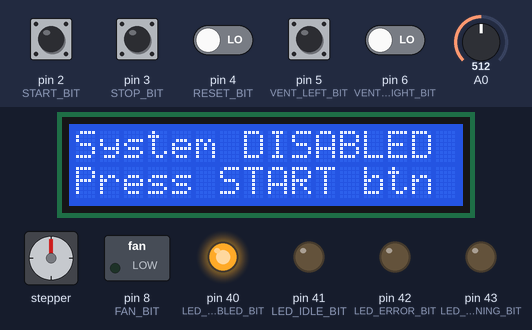
A sketch run on a simulated Arduino Mega 2560, built with avr-gcc and run on an emulated ATmega2560. Parts: 16×2 character LCD, stepper motor, switched loads named in the sketch (green lamp = pin HIGH), output pins drawn as LEDs (lit = HIGH). The test bench sets the inputs (shaded band); at power-on: pin 2 (START_BIT), pin 3 (STOP_BIT), pin 4 (RESET_BIT), pin 5 (VENT_LEFT_BIT), pin 6 (VENT_RIGHT_BIT) LOW, A0 = 512. The local clock reads 2024-03-15 10:24:30 at power-on unless the sketch sets it; stepper angles assume 2048 steps per turn; what the sketch prints to the serial monitor is not drawn.

Above: at 1.7 s.
1.8 s: pin 2 (START_BIT) pulled HIGH for 0.15 s
At 2.4 s:
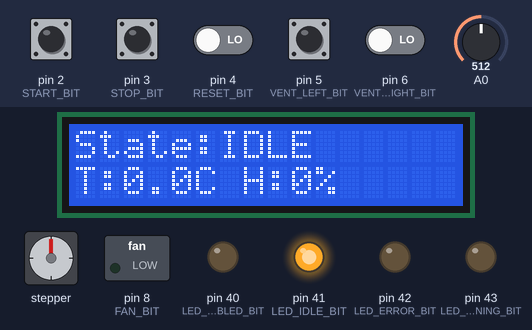
3.4 s: A0 set to 315
4.9 s: A0 set to 291
At 5.9 s:
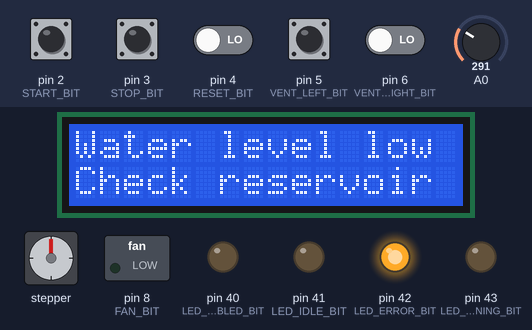
6.4 s: pin 5 (VENT_LEFT_BIT) pulled HIGH for 1 s
At 8.2 s:
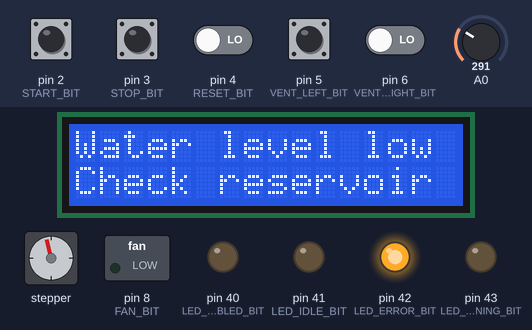
8.9 s: pin 3 (STOP_BIT) pulled HIGH for 0.15 s
At 10.1 s:
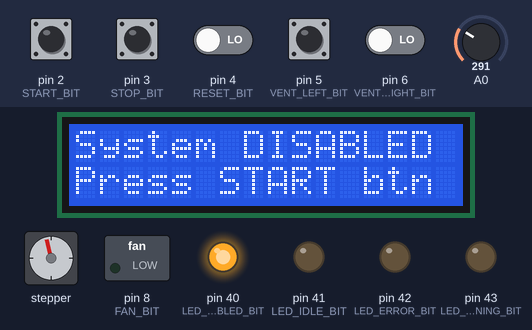
10.5 s: pin 2 (START_BIT) pulled HIGH for 1 s
At 11.5 s:
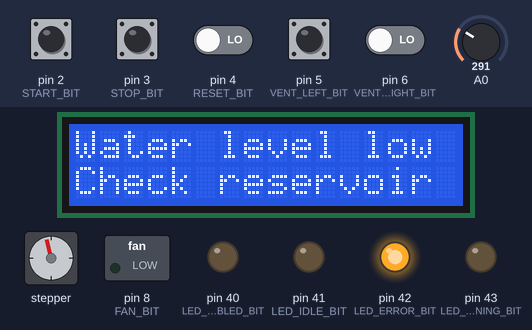
Timing chart, 0 to 13.5 s (numbered marks = the images above; inputs shaded):
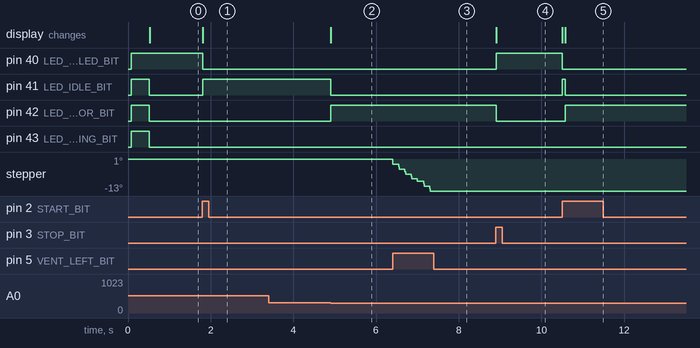

The sketch:

Final_Project_WORKING.ino
```cpp
//CPE Final Project
//SOLO Group
//Brandon Lafferty

#include <avr/io.h>
#include <avr/interrupt.h>
#include <stdio.h>
#include <LiquidCrystal.h>
#include <DHT.h>
#include <RTClib.h>
#include <Stepper.h>

// Component and Pin Definitions
// DHT11
#define DHTPIN   22
#define DHTTYPE  DHT11

// ADC channel for water sensor (ADC0 = PF0)
#define WATER_ADC_CHANNEL 0

// Fan on D8 = PH5
#define FAN_DDR   DDRH
#define FAN_PORT  PORTH
#define FAN_BIT   PH5

// System Buttons:
// Start: D2 = PE4
#define START_PINREG   PINE
#define START_BIT      PE4
#define START_DDR      DDRE

// Stop: D3 = PE5
#define STOP_PINREG    PINE
#define STOP_BIT       PE5
#define STOP_DDR       DDRE

// Reset: D4 = PG5
#define RESET_PINREG   PING
#define RESET_BIT      PG5
#define RESET_DDR      DDRG

// Vent Buttons:
// Left: D5 = PE3
#define VENT_LEFT_PINREG   PINE
#define VENT_LEFT_BIT      PE3
#define VENT_LEFT_DDR      DDRE
// Right: D6 = PH3
#define VENT_RIGHT_PINREG  PINH
#define VENT_RIGHT_BIT     PH3
#define VENT_RIGHT_DDR     DDRH

// LEDs:
// Yellow D40 = PG1
#define LED_DISABLED_DDR   DDRG
#define LED_DISABLED_PORT  PORTG
#define LED_DISABLED_BIT   PG1

// Green D41 = PG0
#define LED_IDLE_DDR       DDRG
#define LED_IDLE_PORT      PORTG
#define LED_IDLE_BIT       PG0

// Red D42 = PL7
#define LED_ERROR_DDR      DDRL
#define LED_ERROR_PORT     PORTL
#define LED_ERROR_BIT      PL7

// Blue D43 = PL6
#define LED_RUNNING_DDR    DDRL
#define LED_RUNNING_PORT   PORTL
#define LED_RUNNING_BIT    PL6

// LCD
const int LCD_RS = 30;
const int LCD_E  = 31;
const int LCD_D4 = 32;
const int LCD_D5 = 33;
const int LCD_D6 = 34;
const int LCD_D7 = 35;

// Stepper Motor
const int STEPS_PER_REV = 2048;
const int STEPPER_IN1 = 50;
const int STEPPER_IN2 = 51;
const int STEPPER_IN3 = 52;
const int STEPPER_IN4 = 53;

// Constants
const float TEMP_THRESHOLD_C = 24.3;
const int   WATER_THRESHOLD  = 300;
const unsigned long SENSOR_UPDATE_MS = 60000UL;
const int   VENT_STEP_SIZE   = 10;
const unsigned long VENT_STEP_INTERVAL_MS = 150;

//  Helper macros
#define SET_BIT(reg, bit)    ((reg) |= (1 << (bit)))
#define CLR_BIT(reg, bit)    ((reg) &= ~(1 << (bit)))
#define READ_BIT(pinreg, bit) ((pinreg) & (1 << (bit)))

//  Global states
enum State {
  DISABLED,
  IDLE,
  RUNNING,
  ERROR_STATE
};

volatile bool startRequested = false;
State currentState = DISABLED;

float lastTempC = 0.0f;
float lastHumidity = 0.0f;
unsigned long lastSensorUpdate = 0;

int ventPositionSteps = 0;
unsigned long lastVentStepTime = 0;

// Library objects
LiquidCrystal lcd(LCD_RS, LCD_E, LCD_D4, LCD_D5, LCD_D6, LCD_D7);
DHT dht(DHTPIN, DHTTYPE);
RTC_DS3231 rtc;
Stepper ventStepper(STEPS_PER_REV, STEPPER_IN1, STEPPER_IN3, STEPPER_IN2, STEPPER_IN4);

// UART0
#ifndef F_CPU
#define F_CPU 16000000UL
#endif

void uart0_init(uint32_t baud) {
  uint16_t ubrr = (F_CPU / 16 / baud) - 1;
  UBRR0H = (uint8_t)(ubrr >> 8);
  UBRR0L = (uint8_t)ubrr;
  UCSR0B = (1 << TXEN0);
  UCSR0C = (1 << UCSZ01) | (1 << UCSZ00);
}

void uart0_putc(char c) {
  while (!(UCSR0A & (1 << UDRE0))) {
  }
  UDR0 = c;
}

void uart0_print(const char *s) {
  while (*s) {
    uart0_putc(*s++);
  }
}

void uart0_println(const char *s) {
  uart0_print(s);
  uart0_print("\r\n");
}

// ADC (water level)
void adc_init() {
  ADMUX = (1 << REFS0);
  ADCSRA = (1 << ADEN) | (1 << ADPS2) | (1 << ADPS1);
}

uint16_t adc_read(uint8_t channel) {
  ADMUX = (ADMUX & 0xF0) | (channel & 0x0F);
  ADCSRA |= (1 << ADSC);
  while (ADCSRA & (1 << ADSC)) {
  }
  return ADC;
}

bool isWaterLow() {
  uint16_t value = adc_read(WATER_ADC_CHANNEL);
  return value < WATER_THRESHOLD;
}

// Fan, LEDs, buttons
void fanOn() {
  SET_BIT(FAN_PORT, FAN_BIT);
}

void fanOff() {
  CLR_BIT(FAN_PORT, FAN_BIT);
}

void updateLEDs() {
  CLR_BIT(LED_DISABLED_PORT, LED_DISABLED_BIT);
  CLR_BIT(LED_IDLE_PORT,     LED_IDLE_BIT);
  CLR_BIT(LED_ERROR_PORT,    LED_ERROR_BIT);
  CLR_BIT(LED_RUNNING_PORT,  LED_RUNNING_BIT);

  switch (currentState) {
    case DISABLED:
      SET_BIT(LED_DISABLED_PORT, LED_DISABLED_BIT);
      break;
    case IDLE:
      SET_BIT(LED_IDLE_PORT, LED_IDLE_BIT);
      break;
    case RUNNING:
      SET_BIT(LED_RUNNING_PORT, LED_RUNNING_BIT);
      break;
    case ERROR_STATE:
      SET_BIT(LED_ERROR_PORT, LED_ERROR_BIT);
      break;
  }
}

bool startButtonPressed() {
  return READ_BIT(START_PINREG, START_BIT);
}
bool stopButtonPressed() {
  return READ_BIT(STOP_PINREG, STOP_BIT);
}
bool resetButtonPressed() {
  return READ_BIT(RESET_PINREG, RESET_BIT);
}
bool ventLeftPressed() {
  return READ_BIT(VENT_LEFT_PINREG, VENT_LEFT_BIT);
}
bool ventRightPressed() {
  return READ_BIT(VENT_RIGHT_PINREG, VENT_RIGHT_BIT);
}

// Event Logging
void logEvent(const char *msg) {
  DateTime now = rtc.now();
  char line[96];
  snprintf(line, sizeof(line),
           "%04u/%02u/%02u %02u:%02u:%02u - %s",
           now.year(), now.month(), now.day(),
           now.hour(), now.minute(), now.second(),
           msg);
  uart0_println(line);
}

void logVentPosition() {
  char buf[64];
  snprintf(buf, sizeof(buf), "Vent position steps: %d", ventPositionSteps);
  logEvent(buf);
}

// LCD helpers

void showStatusLine() {
  lcd.setCursor(0, 0);
  switch (currentState) {
    case DISABLED:   lcd.print("State:DISABLED "); break;
    case IDLE:       lcd.print("State:IDLE     "); break;
    case RUNNING:    lcd.print("State:RUNNING  "); break;
    case ERROR_STATE:lcd.print("State:ERROR    "); break;
  }
}

void showTempHumLine() {
  lcd.setCursor(0, 1);
  for (int i = 0; i < 16; i++) lcd.print(' ');
  lcd.setCursor(0, 1);

  lcd.print("T:");
  lcd.print(lastTempC, 1);
  lcd.print("C H:");
  lcd.print(lastHumidity, 0);
  lcd.print("%");
}

void showErrorLCD() {
  lcd.clear();
  lcd.setCursor(0, 0);
  lcd.print("Water level low");
  lcd.setCursor(0, 1);
  lcd.print("Check reservoir ");
}

// State control
void setState(State newState, const char *reason) {
  currentState = newState;

  switch (currentState) {
    case DISABLED:
      fanOff();
      lcd.clear();
      lcd.setCursor(0, 0);
      lcd.print("System DISABLED");
      lcd.setCursor(0, 1);
      lcd.print("Press START btn ");
      break;

    case IDLE:
      fanOff();
      lcd.clear();
      showStatusLine();
      showTempHumLine();
      break;

    case RUNNING:
      fanOn();
      lcd.clear();
      showStatusLine();
      showTempHumLine();
      break;

    case ERROR_STATE:
      fanOff();
      showErrorLCD();
      break;
  }

  updateLEDs();

  char buf[80];
  snprintf(buf, sizeof(buf), "State changed to %d (%s)", currentState, reason);
  logEvent(buf);
}

//ISR for START button
void START_BUTTON_ISR() {
  startRequested = true;
}

// Vent Control
void UPDATE_VENT_CONTROL() {
  if (currentState == DISABLED) return;

  unsigned long now = millis();
  if (now - lastVentStepTime < VENT_STEP_INTERVAL_MS) return;

  int steps = 0;
  bool left = ventLeftPressed();
  bool right = ventRightPressed();

  if (left && !right) {
    steps = -VENT_STEP_SIZE;
  } else if (right && !left) {
    steps = VENT_STEP_SIZE;
  }

  if (steps != 0) {
    ventStepper.step(steps);
    ventPositionSteps += steps;
    lastVentStepTime = now;
    logVentPosition();
  }
}

//Sensor update
void READ_SENSORS_AND_UPDATE_LCD() {
  if (currentState == DISABLED)
    return;

  unsigned long now = millis();

  if (now - lastSensorUpdate < SENSOR_UPDATE_MS)
    return;

  lastSensorUpdate = now;
  float h = dht.readHumidity();
  float t = dht.readTemperature();

  if (isnan(h) || isnan(t)) {
    uart0_println("DHT read error");
    return;
  }

  lastHumidity = h;
  lastTempC = t;

  if (currentState == ERROR_STATE) {
    lcd.setCursor(0, 1);
  } else {
    lcd.clear();
    showStatusLine();
    lcd.setCursor(0, 1);
  }
  showTempHumLine();

  //Log the reading with RTC time
char logbuf[80];
int t10 = (int)(lastTempC * 10);
int h10 = (int)(lastHumidity * 10);

snprintf(logbuf, sizeof(logbuf),
         "Sensor: T=%d.%dC H=%d.%d%%",
         t10 / 10, abs(t10 % 10),
         h10 / 10, abs(h10 % 10));

logEvent(logbuf);
}

void setup() {
  SET_BIT(FAN_DDR, FAN_BIT);

  // Buttons as inputs
  CLR_BIT(START_DDR, START_BIT);
  CLR_BIT(STOP_DDR,  STOP_BIT);
  CLR_BIT(RESET_DDR, RESET_BIT);
  CLR_BIT(VENT_LEFT_DDR,  VENT_LEFT_BIT);
  CLR_BIT(VENT_RIGHT_DDR, VENT_RIGHT_BIT);

  // LEDs
  SET_BIT(LED_DISABLED_DDR, LED_DISABLED_BIT);
  SET_BIT(LED_IDLE_DDR,     LED_IDLE_BIT);
  SET_BIT(LED_ERROR_DDR,    LED_ERROR_BIT);
  SET_BIT(LED_RUNNING_DDR,  LED_RUNNING_BIT);

  // ADC and UART
  adc_init();
  uart0_init(9600);
  uart0_println("Booting cooler...");

  // Libraries
  lcd.begin(16, 2);
  dht.begin();

  if (!rtc.begin()) {
    uart0_println("RTC not found!");
  } else if (rtc.lostPower()) {
    rtc.adjust(DateTime(F(__DATE__), F(__TIME__)));
    logEvent("RTC adjusted to compile time");
  }

  ventStepper.setSpeed(10);

// LED test
SET_BIT(LED_DISABLED_PORT, LED_DISABLED_BIT);
SET_BIT(LED_IDLE_PORT,     LED_IDLE_BIT);
SET_BIT(LED_ERROR_PORT,    LED_ERROR_BIT);
SET_BIT(LED_RUNNING_PORT,  LED_RUNNING_BIT);
for (volatile uint32_t i = 0; i < 200000; ++i) { }
CLR_BIT(LED_DISABLED_PORT, LED_DISABLED_BIT);
CLR_BIT(LED_IDLE_PORT,    LED_IDLE_BIT);
CLR_BIT(LED_ERROR_PORT,   LED_ERROR_BIT);
CLR_BIT(LED_RUNNING_PORT,  LED_RUNNING_BIT);

attachInterrupt(digitalPinToInterrupt(2), START_BUTTON_ISR, RISING);
setState(DISABLED, "Power-up");
}

void loop() {
  if (startRequested) {
    cli();
    bool doStart = startRequested;
    startRequested = false;
    sei();

    if (doStart && currentState == DISABLED) {
      setState(IDLE, "Start button");
    }
  }

  if (currentState != DISABLED && stopButtonPressed()) {
    setState(DISABLED, "Stop button");
  }

  if (currentState == ERROR_STATE && resetButtonPressed()) {
    if (!isWaterLow()) {
      setState(IDLE, "Reset, water OK");
    } else {
      logEvent("Reset pressed but water still low");
    }
  }

  READ_SENSORS_AND_UPDATE_LCD();
  UPDATE_VENT_CONTROL();

  switch (currentState) {
    case IDLE:
      if (isWaterLow()) {
        setState(ERROR_STATE, "Water low in IDLE");
      } else if (lastTempC >= TEMP_THRESHOLD_C) {
        setState(RUNNING, "Temp above threshold");
      }
      break;

    case RUNNING:
      if (isWaterLow()) {
        setState(ERROR_STATE, "Water low in RUNNING");
      } else if (lastTempC < TEMP_THRESHOLD_C) {
        setState(IDLE, "Temp below threshold");
      }
      break;

    case DISABLED:
    case ERROR_STATE:
      break;
  }
}
```

Measured:
- the behaviour switches between 300 and 299 on A0 (found by bisection; images 1 and 2)
- after the input at 1.8 s, pin 40 (LED_DISABLED_BIT): HIGH → LOW at once; pin 41 (LED_IDLE_BIT): LOW → HIGH at once; the display: changes at once (image 1)
- after the input at 3.4 s, every drawn part: stays the same
- after the input at 4.9 s, pin 41 (LED_IDLE_BIT): HIGH → LOW at once; pin 42 (LED_ERROR_BIT): LOW → HIGH at once; the display: changes at once (image 2)
- after the input at 6.4 s, stepper: turns 13° counter-clockwise in 0.92 s, starting at once
- after the input at 8.9 s, pin 40 (LED_DISABLED_BIT): LOW → HIGH at once; pin 42 (LED_ERROR_BIT): HIGH → LOW at once; the display: changes at once (image 4)
- after the input at 10.5 s, pin 40 (LED_DISABLED_BIT): HIGH → LOW at once; pin 41 (LED_IDLE_BIT): LOW → HIGH at once, → LOW 0.07 s later; pin 42 (LED_ERROR_BIT): LOW → HIGH after 0.07 s; the display: first changes at once (image 5 shows a later state)
